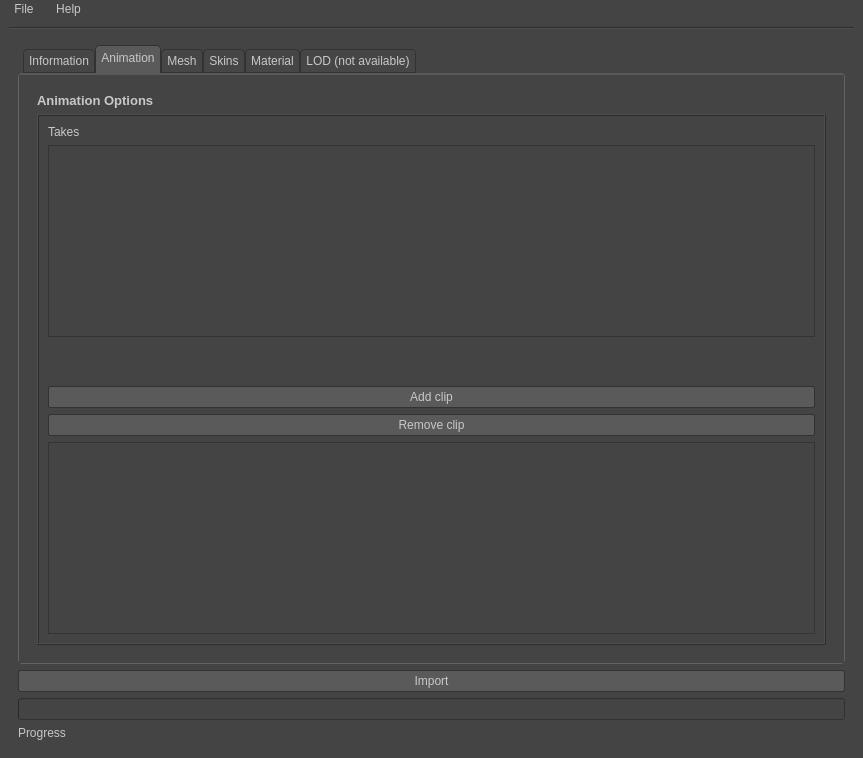
<?xml version="1.0" encoding="UTF-8"?>
<ui version="4.0">
 <class>ImporterQtClass</class>
 <widget class="QMainWindow" name="ImporterQtClass">
  <property name="enabled">
   <bool>true</bool>
  </property>
  <property name="geometry">
   <rect>
    <x>0</x>
    <y>0</y>
    <width>863</width>
    <height>758</height>
   </rect>
  </property>
  <property name="windowTitle">
   <string>Nebula 3 FBX Importer[*]</string>
  </property>
  <property name="styleSheet">
   <string notr="true">*{
background-color: rgb(68,68,68);
alternate-background-color: rgb(60, 60, 60);
color: rgb(200, 200, 200);
font-family: &quot;Arial&quot;;
}



QMenu::item:selected
{
	background-color:  qlineargradient(x1: 0, y1: 0, x2: 0, y2: 1, 
								   stop: 0 rgb(89, 123, 155), stop: 1 rgb(113, 155, 196));
	color: white;
}

QMenu
{
	border: 1px solid rgb(38, 38, 38);
}

QMenuBar::item
{
	background-color: rgb(68,68,68);
	color: rgb(200, 200, 200);
	font-family: &quot;Arial&quot;;

	padding-top: 2px;
	padding-bottom: 2px;
	padding-left: 8px;
	padding-right: 8px;
}


QMenuBar::item:selected
{
	border-image: url(:/MayaIcons/icons/maya/thinborder.png) 2 2 2 2 tile tile;
	border: 2px transparent inset;
}

QMenuBar::item:pressed
{
	border: 2px solid rgb(38, 38, 38);
	background-color: rgb(80, 80, 80);
}

QRadioButton:disabled
{
	color: gray;
}

QRadioButton::indicator
{
	background-image: url(:/MayaIcons/icons/maya/radiobutton.png);
	background-position: center;
	selection-color: rgb(0,0,0);
}

QRadioButton::indicator:on
{
	width:13px;
	height:13px;
	image: url(:/MayaIcons/icons/maya/radiobuttonchecked.png); 
	image-position:center;
}

QRadioButton::indicator:hover
{
	background-image: url(:/MayaIcons/icons/maya/radiobuttonhover.png);
	background-position: center;
	background-repeat: none;
	border-radius: 2px;	
}

QRadioButton::indicator:pressed
{

	background-position: center;
	background-repeat: none;
}


QCheckBox:disabled
{
	color: gray;
}

QCheckBox::indicator
{
	background-color: rgb(39, 39, 39);
	background-position: center;
	border-radius: 2px;
	selection-color: rgb(0,0,0);
}

QCheckBox::indicator:on
{
	width:13px;
	height:13px;
	background-color: rgb(39, 39, 39);
	image: url(:/MayaIcons/icons/maya/check.png); 
	image-position:center;
}

QCheckBox::indicator:hover
{
	background: qlineargradient(x1: 0, y1: 0, x2: 0, y2: 1, 
						 stop: 0 rgb(46, 49, 51), stop: 1  rgb(55, 65, 75))
	   					 url(:/MayaIcons/icons/maya/checkboxhover.png);
	background-position: center;
	background-repeat: none;
	border-radius: 2px;	
}

QCheckBox::indicator:pressed
{
	background: qlineargradient(x1: 0, y1: 0, x2: 0, y2: 1, 
						 stop: 0 rgb(46, 49, 51), stop: 1  rgb(55, 65, 75))
	  					 url(:/MayaIcons/icons/maya/checkboxhovercheck.png);
	background-position: center;
	background-repeat: none;
}

QGroupBox
{
	border-image: url(:/MayaIcons/icons/maya/bordersclean.png) 4 4 4 4 tile stretch;
	border: 4px transparent;
}


QSpinBox
{
	padding-left: 5px;
	padding-right: 5px;
	padding-top: 3px;
	padding-bottom: 3px;
	background-color: rgb(90, 90, 90);
	border: outset;
	border-color: rgb(30, 30, 30);
	border-width: 1px;
	border-radius: 2px;
}

QSpinBox::up-button
{
	border-left: 1px solid rgb(50, 50, 50);
	border-bottom: 1px solid rgb(50, 50, 50);
	background-position: center;
	background-image:url(:/MayaIcons/icons/maya/arrowUp.png);
	background-repeat: none;
	background-origin: content;
	padding-bottom: 1px;
	width: 13px;
}

QSpinBox::down-button
{

	border-left: 1px solid rgb(50, 50, 50);
	background-position: center;
	background-image:url(:/MayaIcons/icons/maya/arrowDown.png);
	background-repeat: none;
	background-origin: content;
	padding-top: 1px;
	width: 13px;
}

QDoubleSpinBox
{
	padding-left: 5px;
	padding-right: 5px;
	padding-top: 3px;
	padding-bottom: 3px;
	background-color: rgb(90, 90, 90);
	border: outset;
	border-color: rgb(30, 30, 30);
	border-width: 1px;
	border-radius: 2px;
}

QDoubleSpinBox::up-button
{
	border-left: 1px solid rgb(50, 50, 50);
	border-bottom: 1px solid rgb(50, 50, 50);
	background-position: center;
	background-image:url(:/MayaIcons/icons/maya/arrowUp.png);
	background-repeat: none;
	background-origin: content;
	padding-bottom: 1px;
	width: 13px;
}

QDoubleSpinBox::down-button
{

	border-left: 1px solid rgb(50, 50, 50);
	background-position: center;
	background-image:url(:/MayaIcons/icons/maya/arrowDown.png);
	background-repeat: none;
	background-origin: content;
	padding-top: 1px;
	width: 13px;
}



QComboBox
{
	padding-left: 5px;
	padding-right: 5px;
	padding-top: 3px;
	padding-bottom: 3px;

	border: outset;
	border-color: rgb(30, 30, 30);
	border-width: 1px;
	border-radius: 2px;
}

QComboBox QAbstractItemView 
{
	background-color: rgb(50, 50, 50);
	selection-background-color: rgb(103, 141, 178);
    border-image: url(:/MayaIcons/icons/maya/simpleborder.png) 2 2 2 2 tile stretch;
	border: 2px transparent;
 }

QComboBox:!open
{
	background-color: rgb(90, 90, 90);
}

QComboBox::drop-down
{
	background-position: center;
	background-image:url(:/MayaIcons/icons/maya/arrowDown.png);
	background-origin: content;
	background-repeat: none;
	border-left: 1px solid rgb(50, 50, 50);
	border-top-right-radius: 2px;
	border-bottom-right-radius: 2px;
}

QComboBox:open
{
	margin-top: 2px;
	margin-left: 2px;
	background-color: qlineargradient(x1: 0, y1: 0, x2: 0, y2: 1, 
	stop: 0 rgb(70, 70, 70), stop: 1 rgb(90, 90, 90));
}

QComboBox:hover
{
	background-color: qlineargradient(x1: 0, y1: 0, x2: 0, y2: 1, 
	stop: 0 rgb(103, 141, 178), stop: 0.2 rgb(90, 90, 90),
	stop: 0.8 rgb(90, 90, 90), stop: 1 rgb(103, 141, 178));
}

QToolButton
{
	padding-left: 5px;
	padding-right: 5px;
	padding-top: 3px;
	padding-bottom: 3px;
	background-color: rgb(90, 90, 90);
	border: 1px solid rgb(50, 50, 50);
	border-radius: 2px;
}

QToolButton:disabled
{
	background-color: rgb(140, 140, 140);
	color: rgb(40, 40, 40);
}

QToolButton::hover
{
	background-color: qlineargradient(x1: 0, y1: 0, x2: 0, y2: 1, 
	stop: 0 rgb(103, 141, 178), stop: 0.2 rgb(90, 90, 90),
	stop: 0.8 rgb(90, 90, 90), stop: 1 rgb(103, 141, 178));
}

QToolButton::pressed
{
	background-color: qlineargradient(x1: 0, y1: 0, x2: 0, y2: 1, 
	stop: 0 rgb(70, 70, 70), stop: 1 rgb(90, 90, 90));
	margin-top: 2px;
	margin-left: 2px;
}

QPushButton
{
	padding-left: 5px;
	padding-right: 5px;
	padding-top: 3px;
	padding-bottom: 3px;
	background-color: rgb(90, 90, 90);
	border: 1px solid rgb(50, 50, 50);
	border-radius: 2px;
}

QPushButton:disabled
{
	background-color: rgb(140, 140, 140);
	color: rgb(40, 40, 40);
}

QPushButton::hover
{
	background-color: qlineargradient(x1: 0, y1: 0, x2: 0, y2: 1, 
	stop: 0 rgb(103, 141, 178), stop: 0.2 rgb(90, 90, 90),
	stop: 0.8 rgb(90, 90, 90), stop: 1 rgb(103, 141, 178));
}

QPushButton::pressed
{
	background-color: qlineargradient(x1: 0, y1: 0, x2: 0, y2: 1, 
	stop: 0 rgb(70, 70, 70), stop: 1 rgb(90, 90, 90));
	margin-top: 2px;
	margin-left: 2px;
}

QLineEdit
{
	border: 1px solid gray;
}
QTableView
{
	padding: 1px;
	selection-background-color: transparent;
	selection-color: rgb(181, 181, 181);
}

QTreeView::item:selected:!active {
	background: rgb(168, 168, 168);
	color: rgb(0, 0, 0);
}

QTreeView::item:selected:active {
	background: rgb(120, 120, 120);
	color: rgb(0, 0, 0);
}

QListView::item:selected:!active {
	background: rgb(168, 168, 168);
	color: rgb(0, 0, 0);
}

QListView::item:selected:active {
	background: rgb(120, 120, 120);
	color: rgb(0, 0, 0);
}

QTabWidget
{
	border: 1px solid rgb(50, 50, 50);
}

QTabWidget::tab-bar
{
	background-color: rgb(70,70,70);
	left: 5px;
}

QTabWidget::pane
{
	border: 1px solid rgb(100, 100, 100);
	border-top: 2px solid rgb(90,90,90);
	border-radius: 4px;
}

QTabBar::tab
{
	background-color: rgb(70,70,70);
	border: 1px solid rgb(50, 50, 50);
	border-top-left-radius: 4px;
	border-top-right-radius: 4px;
	padding-left: 5px;
	padding-right: 5px;
	padding-top: 4px;
	padding-bottom: 4px;
}

QTabBar::tab:!selected
{
	margin-top: 4px;
}

QTabBar::tab:hover
{
	background-color: qlineargradient(x1: 0, y1: 0, x2: 0, y2: 1, 
	stop: 0 rgb(103, 141, 178), stop: 0.2 rgb(70, 70, 70));
}

QTabBar::tab:selected
{
	background-color: rgb(90, 90, 90);
	border-bottom-color: rgb(90, 90, 90);
	border-bottom-width: 3px;
}

QTabBar::tab:disabled
{
	background-color: rgb(50,50,50);
	margin-top: 6px;
}

QTableCornerButton::Section
{
	border: 0px;
	background-color: rgb(70, 70, 70);
}

QHeaderView
{
	background-color: rgb(70, 70, 70);
}

QHeaderView::section
{
	background-color: rgb(70,70,70);
	border: 1px solid rgb(30, 30, 30);
	border-bottom-left-radius: 2px;
	border-bottom-right-radius: 2px;
}

QTabWidget::pane
{
	background-color: rgb(70,70,70);
}

QListWidget
{
	show-decoration-selected: 1;
}

QListWidget::item:alternate
{
	background: #EEEEEE;
}

QListWidget::item:selected
{
	border: 1px solid #6a6ea9;
}

QListWidget::item:selected:!active
{
	background: rgb(168, 168, 168);
	color: rgb(0, 0, 0);
}

QListWidget::item:selected:active
{
	background: rgb(120, 120, 120);
	color: rgb(0, 0, 0);
}

QListWidget::item:hover
{
	background-color: rgb(200, 200, 200);
	color: rgb(0,0,0);
}


QScrollBar:vertical 
{
	background: rgb(70,70,70);
    margin: 16px 0 16px 0;
	width: 18px;
}

QScrollBar::handle:vertical
{
    background:  qlineargradient(x1: 0, y1: 0, x2: 1, y2: 0, 
						  stop: 0 rgb(102, 102, 102), stop: 1 rgb(95, 95, 95))
	 url(:/MayaIcons/icons/maya/slidervertdarktrans.png);
	background-position: center;
	background-repeat: none;
	border: 1px solid  rgb(38, 38, 38);	
    min-height: 20px;
	width: 1px;
}

QScrollBar::add-line:vertical
{
	background: rgb(70,70,70);
	height: 16px;
	subcontrol-position: bottom;
	subcontrol-origin: margin;
}

QScrollBar::sub-line:vertical
{
	background:  rgb(70,70,70);
	height: 16px;
	subcontrol-position: top;
	subcontrol-origin: margin;
}


QScrollBar::up-arrow:vertical
{
	background: qlineargradient(x1: 0, y1: 0, x2: 0, y2: 1, 
						 stop: 0 rgb(102, 102, 102), stop: 1 rgb(95, 95, 95))
						 url(:/MayaIcons/icons/maya/simpleArrowUp.png);
	border: 1px solid  rgb(38, 38, 38);	
	border-top-left-radius: 2px;
	border-top-right-radius: 2px;
	background-position: center;
	background-repeat: none;
}

QScrollBar::down-arrow:vertical
{
	background: qlineargradient(x1: 0, y1: 0, x2: 0, y2: 1, 
						 stop: 0 rgb(102, 102, 102), stop: 1 rgb(95, 95, 95))
						 url(:/MayaIcons/icons/maya/simpleArrowDown.png);
	border: 1px solid  rgb(38, 38, 38);	
	border-bottom-left-radius: 2px;
	border-bottom-right-radius: 2px;
	background-position: center;
	background-repeat: none;
}

QScrollBar::add-page:vertical, QScrollBar::sub-page:vertical
{
	background: none;
}



QScrollBar:horizontal
{
	background: rgb(70,70,70);
	margin: 0px 16px 0px 16px;
	height: 18px;
}

QScrollBar::handle:horizontal 
{
	border: 1px solid rgb(38, 38, 38);
    background: qlineargradient(x1: 0, y1: 0, x2: 0, y2: 1, 
						 stop: 0 rgb(102, 102, 102), stop: 1 rgb(95, 95,95))
						 url(:/MayaIcons/icons/maya/sliderhoridarktrans.png);
	background-position: center;
	background-repeat: none;
    min-width: 20px;
}

QScrollBar::add-line:horizontal
{
	background: rgb(70,70,70);
	width: 16px;
	subcontrol-position: right;
	subcontrol-origin: margin;
}

QScrollBar::sub-line:horizontal
{
	background:  rgb(70,70,70);
	width: 16px;
	subcontrol-position: left;
	subcontrol-origin: margin;
}


QScrollBar::left-arrow:horizontal
{
	
	background: qlineargradient(x1: 0, y1: 0, x2: 1, y2: 0, 
						 stop: 0 rgb(102, 102, 102), stop: 1 rgb(95, 95, 95))
						 url(:/MayaIcons/icons/maya/simpleArrowLeft.png);
	border: 1px solid  rgb(38, 38, 38);	
	border-top-left-radius: 2px;
	border-bottom-left-radius: 2px;
	background-position: center;
	background-repeat: none;
}

QScrollBar::right-arrow:horizontal
{
	background: qlineargradient(x1: 0, y1: 0, x2: 1, y2: 0, 
						 stop: 0 rgb(102, 102, 102), stop: 1 rgb(95, 95, 95))
						 url(:/MayaIcons/icons/maya/simpleArrowRight.png);
	border: 1px solid  rgb(38, 38, 38);	
	border-top-right-radius: 2px;
	border-bottom-right-radius: 2px;
	background-position: center;
	background-repeat: none;
}

QScrollBar::add-page:horizontal, QScrollBar::sub-page:horizontal 
{
    background: none;
}</string>
  </property>
  <widget class="QWidget" name="centralwidget">
   <layout class="QGridLayout" name="gridLayout">
    <item row="1" column="0">
     <widget class="QFrame" name="frame_2">
      <property name="frameShape">
       <enum>QFrame::NoFrame</enum>
      </property>
      <property name="frameShadow">
       <enum>QFrame::Raised</enum>
      </property>
      <layout class="QGridLayout" name="gridLayout_3">
       <item row="3" column="0">
        <widget class="QPushButton" name="importButton">
         <property name="minimumSize">
          <size>
           <width>0</width>
           <height>0</height>
          </size>
         </property>
         <property name="text">
          <string>Import</string>
         </property>
        </widget>
       </item>
       <item row="4" column="0">
        <widget class="QProgressBar" name="loadProgress">
         <property name="enabled">
          <bool>true</bool>
         </property>
         <property name="value">
          <number>0</number>
         </property>
         <property name="textVisible">
          <bool>false</bool>
         </property>
         <property name="orientation">
          <enum>Qt::Horizontal</enum>
         </property>
         <property name="invertedAppearance">
          <bool>false</bool>
         </property>
        </widget>
       </item>
       <item row="5" column="0">
        <widget class="QLabel" name="status">
         <property name="text">
          <string>Progress</string>
         </property>
        </widget>
       </item>
       <item row="1" column="0">
        <widget class="QTabWidget" name="tabWidget">
         <property name="enabled">
          <bool>true</bool>
         </property>
         <property name="tabPosition">
          <enum>QTabWidget::North</enum>
         </property>
         <property name="tabShape">
          <enum>QTabWidget::Rounded</enum>
         </property>
         <property name="currentIndex">
          <number>1</number>
         </property>
         <property name="elideMode">
          <enum>Qt::ElideMiddle</enum>
         </property>
         <property name="usesScrollButtons">
          <bool>true</bool>
         </property>
         <property name="documentMode">
          <bool>false</bool>
         </property>
         <property name="tabsClosable">
          <bool>false</bool>
         </property>
         <property name="movable">
          <bool>false</bool>
         </property>
         <widget class="QWidget" name="info">
          <attribute name="title">
           <string>Information</string>
          </attribute>
          <layout class="QGridLayout" name="gridLayout_5">
           <item row="0" column="0">
            <widget class="QGroupBox" name="groupBox_4">
             <layout class="QGridLayout" name="gridLayout_7">
              <item row="0" column="0">
               <widget class="QLabel" name="label_3">
                <property name="font">
                 <font>
                  <family>Arial</family>
                  <pointsize>10</pointsize>
                  <weight>75</weight>
                  <bold>true</bold>
                 </font>
                </property>
                <property name="text">
                 <string>Information</string>
                </property>
               </widget>
              </item>
              <item row="1" column="0">
               <widget class="QTextEdit" name="infoText">
                <property name="styleSheet">
                 <string notr="true"/>
                </property>
                <property name="frameShape">
                 <enum>QFrame::Box</enum>
                </property>
                <property name="frameShadow">
                 <enum>QFrame::Raised</enum>
                </property>
                <property name="verticalScrollBarPolicy">
                 <enum>Qt::ScrollBarAsNeeded</enum>
                </property>
                <property name="html">
                 <string>&lt;!DOCTYPE HTML PUBLIC &quot;-//W3C//DTD HTML 4.0//EN&quot; &quot;http://www.w3.org/TR/REC-html40/strict.dtd&quot;&gt;
&lt;html&gt;&lt;head&gt;&lt;meta name=&quot;qrichtext&quot; content=&quot;1&quot; /&gt;&lt;style type=&quot;text/css&quot;&gt;
p, li { white-space: pre-wrap; }
&lt;/style&gt;&lt;/head&gt;&lt;body style=&quot; font-family:'Arial'; font-size:8.25pt; font-weight:400; font-style:normal;&quot;&gt;
&lt;p style=&quot;-qt-paragraph-type:empty; margin-top:0px; margin-bottom:0px; margin-left:0px; margin-right:0px; -qt-block-indent:0; text-indent:0px; font-family:'MS Shell Dlg 2'; font-size:8pt;&quot;&gt;&lt;/p&gt;&lt;/body&gt;&lt;/html&gt;</string>
                </property>
                <property name="cursorWidth">
                 <number>0</number>
                </property>
                <property name="textInteractionFlags">
                 <set>Qt::TextSelectableByKeyboard|Qt::TextSelectableByMouse</set>
                </property>
               </widget>
              </item>
             </layout>
            </widget>
           </item>
          </layout>
         </widget>
         <widget class="QWidget" name="anim">
          <attribute name="title">
           <string>Animation</string>
          </attribute>
          <layout class="QGridLayout" name="gridLayout_4">
           <item row="0" column="0">
            <widget class="QGroupBox" name="groupBox_3">
             <layout class="QGridLayout" name="gridLayout_6">
              <item row="0" column="0">
               <widget class="QLabel" name="label_2">
                <property name="enabled">
                 <bool>true</bool>
                </property>
                <property name="font">
                 <font>
                  <family>Arial</family>
                  <pointsize>10</pointsize>
                  <weight>75</weight>
                  <italic>false</italic>
                  <bold>true</bold>
                 </font>
                </property>
                <property name="contextMenuPolicy">
                 <enum>Qt::ActionsContextMenu</enum>
                </property>
                <property name="layoutDirection">
                 <enum>Qt::LeftToRight</enum>
                </property>
                <property name="autoFillBackground">
                 <bool>false</bool>
                </property>
                <property name="text">
                 <string>Animation Options</string>
                </property>
               </widget>
              </item>
              <item row="1" column="0">
               <widget class="QFrame" name="frame">
                <property name="styleSheet">
                 <string notr="true"/>
                </property>
                <property name="frameShape">
                 <enum>QFrame::Box</enum>
                </property>
                <property name="frameShadow">
                 <enum>QFrame::Raised</enum>
                </property>
                <layout class="QGridLayout" name="gridLayout_2">
                 <item row="6" column="0">
                  <widget class="QPushButton" name="removeClip">
                   <property name="minimumSize">
                    <size>
                     <width>0</width>
                     <height>0</height>
                    </size>
                   </property>
                   <property name="text">
                    <string>Remove clip</string>
                   </property>
                  </widget>
                 </item>
                 <item row="2" column="0">
                  <widget class="QListWidget" name="takes">
                   <property name="verticalScrollBarPolicy">
                    <enum>Qt::ScrollBarAsNeeded</enum>
                   </property>
                   <property name="horizontalScrollBarPolicy">
                    <enum>Qt::ScrollBarAsNeeded</enum>
                   </property>
                   <property name="selectionMode">
                    <enum>QAbstractItemView::SingleSelection</enum>
                   </property>
                  </widget>
                 </item>
                 <item row="7" column="0">
                  <widget class="QTableView" name="clipView">
                   <property name="styleSheet">
                    <string notr="true"/>
                   </property>
                   <property name="alternatingRowColors">
                    <bool>true</bool>
                   </property>
                   <property name="selectionMode">
                    <enum>QAbstractItemView::SingleSelection</enum>
                   </property>
                   <property name="cornerButtonEnabled">
                    <bool>false</bool>
                   </property>
                  </widget>
                 </item>
                 <item row="1" column="0">
                  <widget class="QLabel" name="label">
                   <property name="styleSheet">
                    <string notr="true">border: 0px;</string>
                   </property>
                   <property name="text">
                    <string>Takes</string>
                   </property>
                  </widget>
                 </item>
                 <item row="3" column="0">
                  <spacer name="verticalSpacer">
                   <property name="orientation">
                    <enum>Qt::Vertical</enum>
                   </property>
                   <property name="sizeHint" stdset="0">
                    <size>
                     <width>20</width>
                     <height>40</height>
                    </size>
                   </property>
                  </spacer>
                 </item>
                 <item row="5" column="0">
                  <widget class="QPushButton" name="addClip">
                   <property name="minimumSize">
                    <size>
                     <width>0</width>
                     <height>0</height>
                    </size>
                   </property>
                   <property name="styleSheet">
                    <string notr="true"/>
                   </property>
                   <property name="text">
                    <string>Add clip</string>
                   </property>
                   <property name="default">
                    <bool>false</bool>
                   </property>
                   <property name="flat">
                    <bool>false</bool>
                   </property>
                  </widget>
                 </item>
                </layout>
               </widget>
              </item>
             </layout>
            </widget>
           </item>
          </layout>
         </widget>
         <widget class="QWidget" name="tab_3">
          <attribute name="title">
           <string>Mesh</string>
          </attribute>
          <layout class="QGridLayout" name="gridLayout_14">
           <item row="0" column="0">
            <widget class="QGroupBox" name="groupBox_6">
             <layout class="QGridLayout" name="gridLayout_13">
              <item row="0" column="0">
               <widget class="QLabel" name="label_6">
                <property name="font">
                 <font>
                  <family>Arial</family>
                  <pointsize>10</pointsize>
                  <weight>75</weight>
                  <bold>true</bold>
                 </font>
                </property>
                <property name="text">
                 <string>Mesh Settings</string>
                </property>
               </widget>
              </item>
              <item row="1" column="0">
               <widget class="QFrame" name="frame_3">
                <property name="frameShape">
                 <enum>QFrame::Box</enum>
                </property>
                <property name="frameShadow">
                 <enum>QFrame::Raised</enum>
                </property>
                <layout class="QGridLayout" name="gridLayout_15">
                 <item row="0" column="0">
                  <widget class="QLabel" name="label_7">
                   <property name="font">
                    <font>
                     <family>Arial</family>
                     <weight>50</weight>
                     <bold>false</bold>
                    </font>
                   </property>
                   <property name="text">
                    <string>Import Options</string>
                   </property>
                  </widget>
                 </item>
                 <item row="1" column="0">
                  <widget class="Line" name="line_4">
                   <property name="orientation">
                    <enum>Qt::Horizontal</enum>
                   </property>
                  </widget>
                 </item>
                 <item row="2" column="0">
                  <widget class="QRadioButton" name="staticImport">
                   <property name="text">
                    <string>Import as static mesh</string>
                   </property>
                   <property name="checked">
                    <bool>true</bool>
                   </property>
                  </widget>
                 </item>
                 <item row="3" column="0">
                  <widget class="QRadioButton" name="skeletalImport">
                   <property name="text">
                    <string>Import as skeletal mesh</string>
                   </property>
                  </widget>
                 </item>
                </layout>
               </widget>
              </item>
              <item row="2" column="0">
               <widget class="QFrame" name="frame_4">
                <property name="frameShape">
                 <enum>QFrame::Box</enum>
                </property>
                <property name="frameShadow">
                 <enum>QFrame::Raised</enum>
                </property>
                <layout class="QGridLayout" name="gridLayout_16">
                 <item row="0" column="0">
                  <widget class="QLabel" name="label_8">
                   <property name="font">
                    <font>
                     <family>Arial</family>
                     <weight>50</weight>
                     <bold>false</bold>
                    </font>
                   </property>
                   <property name="text">
                    <string>Mesh Options</string>
                   </property>
                  </widget>
                 </item>
                 <item row="1" column="0">
                  <widget class="Line" name="line_3">
                   <property name="orientation">
                    <enum>Qt::Horizontal</enum>
                   </property>
                  </widget>
                 </item>
                 <item row="2" column="0">
                  <widget class="QCheckBox" name="merge">
                   <property name="text">
                    <string>Merge meshes</string>
                   </property>
                  </widget>
                 </item>
                 <item row="3" column="0">
                  <widget class="QCheckBox" name="removeRedudant">
                   <property name="text">
                    <string>Remove reduntant vertices (minimizes mesh size but may have unexpected results on tessellated meshes)</string>
                   </property>
                  </widget>
                 </item>
                </layout>
               </widget>
              </item>
              <item row="3" column="0">
               <spacer name="verticalSpacer_3">
                <property name="orientation">
                 <enum>Qt::Vertical</enum>
                </property>
                <property name="sizeHint" stdset="0">
                 <size>
                  <width>20</width>
                  <height>40</height>
                 </size>
                </property>
               </spacer>
              </item>
             </layout>
            </widget>
           </item>
          </layout>
         </widget>
         <widget class="QWidget" name="tab_2">
          <attribute name="title">
           <string>Skins</string>
          </attribute>
          <layout class="QGridLayout" name="gridLayout_9">
           <item row="0" column="0">
            <widget class="QGroupBox" name="groupBox_5">
             <layout class="QGridLayout" name="gridLayout_10">
              <item row="0" column="0">
               <widget class="QLabel" name="label_5">
                <property name="font">
                 <font>
                  <family>Arial</family>
                  <pointsize>10</pointsize>
                  <weight>75</weight>
                  <bold>true</bold>
                 </font>
                </property>
                <property name="text">
                 <string>Skin Options</string>
                </property>
               </widget>
              </item>
              <item row="1" column="0" colspan="2">
               <widget class="QFrame" name="frame_6">
                <property name="sizePolicy">
                 <sizepolicy hsizetype="Expanding" vsizetype="Expanding">
                  <horstretch>0</horstretch>
                  <verstretch>0</verstretch>
                 </sizepolicy>
                </property>
                <property name="styleSheet">
                 <string notr="true"/>
                </property>
                <property name="frameShape">
                 <enum>QFrame::Box</enum>
                </property>
                <property name="frameShadow">
                 <enum>QFrame::Raised</enum>
                </property>
               </widget>
              </item>
              <item row="2" column="0">
               <widget class="QPushButton" name="addSkin">
                <property name="text">
                 <string>Add Skin (browse)</string>
                </property>
               </widget>
              </item>
              <item row="2" column="1">
               <widget class="QPushButton" name="removeSkin">
                <property name="text">
                 <string>Remove Skin</string>
                </property>
               </widget>
              </item>
             </layout>
            </widget>
           </item>
          </layout>
         </widget>
         <widget class="QWidget" name="tab">
          <attribute name="title">
           <string>Material</string>
          </attribute>
          <layout class="QGridLayout" name="gridLayout_8">
           <item row="0" column="0">
            <widget class="QGroupBox" name="groupBox_7">
             <layout class="QGridLayout" name="gridLayout_11">
              <item row="0" column="0">
               <widget class="QLabel" name="label_4">
                <property name="font">
                 <font>
                  <family>Arial</family>
                  <pointsize>10</pointsize>
                  <weight>75</weight>
                  <bold>true</bold>
                 </font>
                </property>
                <property name="text">
                 <string>Material Options</string>
                </property>
               </widget>
              </item>
              <item row="1" column="0">
               <widget class="QFrame" name="frame_8">
                <property name="sizePolicy">
                 <sizepolicy hsizetype="Expanding" vsizetype="Expanding">
                  <horstretch>0</horstretch>
                  <verstretch>0</verstretch>
                 </sizepolicy>
                </property>
                <property name="styleSheet">
                 <string notr="true"/>
                </property>
                <property name="frameShape">
                 <enum>QFrame::Box</enum>
                </property>
                <property name="frameShadow">
                 <enum>QFrame::Raised</enum>
                </property>
                <layout class="QGridLayout" name="gridLayout_12">
                 <item row="0" column="0">
                  <widget class="QRadioButton" name="resetmaterials">
                   <property name="text">
                    <string>Reset materials</string>
                   </property>
                  </widget>
                 </item>
                 <item row="4" column="0" colspan="2">
                  <widget class="QComboBox" name="materiallist">
                   <property name="sizeAdjustPolicy">
                    <enum>QComboBox::AdjustToContentsOnFirstShow</enum>
                   </property>
                  </widget>
                 </item>
                 <item row="1" column="0">
                  <widget class="QRadioButton" name="keepmaterials">
                   <property name="text">
                    <string>Keep materials</string>
                   </property>
                  </widget>
                 </item>
                 <item row="3" column="0" colspan="2">
                  <spacer name="verticalSpacer_2">
                   <property name="orientation">
                    <enum>Qt::Vertical</enum>
                   </property>
                   <property name="sizeHint" stdset="0">
                    <size>
                     <width>20</width>
                     <height>40</height>
                    </size>
                   </property>
                  </spacer>
                 </item>
                 <item row="2" column="0" colspan="2">
                  <widget class="Line" name="line_2">
                   <property name="orientation">
                    <enum>Qt::Horizontal</enum>
                   </property>
                  </widget>
                 </item>
                </layout>
               </widget>
              </item>
             </layout>
            </widget>
           </item>
          </layout>
         </widget>
         <widget class="QWidget" name="lod">
          <attribute name="title">
           <string>LOD (not available)</string>
          </attribute>
         </widget>
        </widget>
       </item>
      </layout>
     </widget>
    </item>
    <item row="0" column="0">
     <widget class="Line" name="line">
      <property name="orientation">
       <enum>Qt::Horizontal</enum>
      </property>
     </widget>
    </item>
   </layout>
  </widget>
  <widget class="QMenuBar" name="menuBar">
   <property name="geometry">
    <rect>
     <x>0</x>
     <y>0</y>
     <width>863</width>
     <height>20</height>
    </rect>
   </property>
   <property name="nativeMenuBar">
    <bool>true</bool>
   </property>
   <widget class="QMenu" name="menuOpen">
    <property name="title">
     <string>File</string>
    </property>
    <addaction name="actionOpen"/>
    <addaction name="actionSave"/>
   </widget>
   <widget class="QMenu" name="menuFile">
    <property name="title">
     <string>Help</string>
    </property>
    <addaction name="actionAbout"/>
   </widget>
   <addaction name="menuOpen"/>
   <addaction name="menuFile"/>
  </widget>
  <action name="actionOpen">
   <property name="text">
    <string>Open</string>
   </property>
   <property name="shortcut">
    <string>Ctrl+O</string>
   </property>
  </action>
  <action name="actionAbout">
   <property name="text">
    <string>About</string>
   </property>
  </action>
  <action name="actionSave">
   <property name="text">
    <string>Save</string>
   </property>
   <property name="shortcut">
    <string>Ctrl+S</string>
   </property>
  </action>
 </widget>
 <resources>
  <include location="../../../qttools/ui/qttoolkit.qrc"/>
 </resources>
 <connections/>
</ui>
